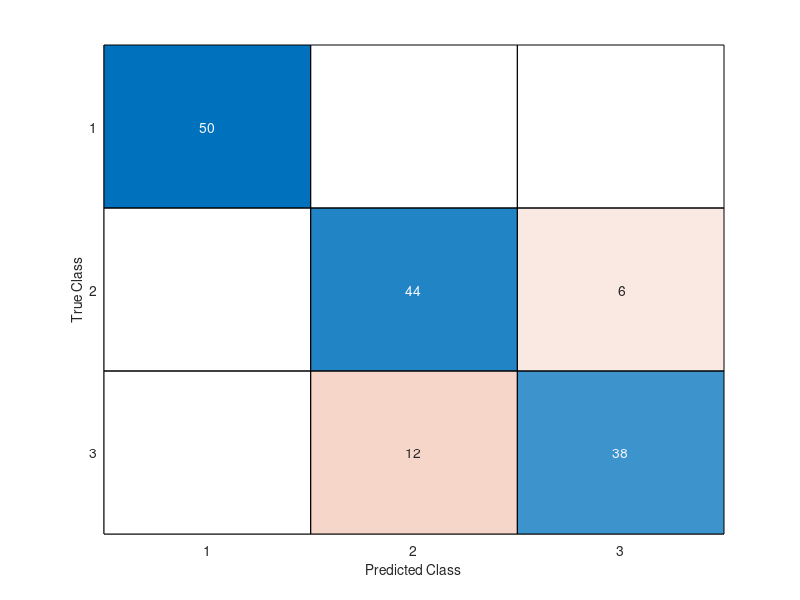

This figure's MATLAB source:
%% Lab 7 - Exercise 2
clear; close all; clc;

load fisheriris
N = size(meas,1);
nf = size(meas,2);
unique(species);
t=zeros(N,1);
for i=1:N
    if species{i}(4) == 's', t(i) = 1; end
    if species{i}(4) == 'g', t(i) = 2; end
end

X = meas; clear meas species;
% figure(1);cla;histogram(t,3);
% title('Labels dataset');

c1 = t == 0; c2 = t == 1; c3 = t == 2;
x1 = X(c1,:); %class 1
x2 = X(c2,:); %class 2
x3 = X(c3,:); %class 3

%% Feature 1-2
% PC1 = 1/3; PC2 = 1/3; PC3 = 1/3;
% Mu1 = mean(x1); Mu2 = mean(x2); Mu3 = mean(x3);
% Var1 = var(x1); Var2 = var(x2); Var3 = var(x3);
% 
% N = size(X,1);
% NBC1=zeros(1,N); NBC2=zeros(1,N); NBC3=zeros(1,N);
% for i=1:N
%     Like1 = 1; Like2 = 1; Like3 = 1;
%     for j=1:nf-2 % 1-2 -> nf-2 | 1-3->nf-1 | 1-4->nf
%         Like1 = Like1*normpdf(X(i,j),Mu1(j),sqrt(Var1(j)));
%         Like2 = Like2*normpdf(X(i,j),Mu2(j),sqrt(Var2(j)));
%         Like3 = Like3*normpdf(X(i,j),Mu3(j),sqrt(Var3(j)));
%     end
%     Scaling = Like1*PC1 + Like2*PC2 + Like3*PC3;
%     NBC1(i) = Like1*PC1/Scaling;
%     NBC2(i) = Like2*PC2/Scaling;
%     NBC3(i) = Like3*PC3/Scaling;
% end
% 
% Y = X; %test on the Training set
% L = t; %Labels on the "test"
% N = size(Y,1);
% npos1 = sum(c1); npos2 = sum(c2); npos3 = sum(c3);
% TP1 = 0; TP2 = 0; TP3 = 0;
% for i=1:N
%     if (NBC1(i)>NBC2(i) & NBC1(i)>NBC3(i) & L(i)==0), TP1=TP1+1; end
%     if (NBC2(i)>NBC1(i) & NBC2(i)>NBC3(i) & L(i)==1), TP2=TP2+1; end
%     if (NBC3(i)>    NBC1(i) & NBC3(i)>NBC2(i) & L(i)==2), TP3=TP3+1; end
% end
% 
% TPr1 = TP1/npos1; TPr2 = TP2/npos2; TPr3 = TP3/npos3;
% FN1 = npos1 - TP1; FN2 = npos2 - TP2; FN3 = npos3 - TP3;
% %FN1 = npos1 -
% Pre1 = TP1/(TP1 + FP1); Pre2 = TP2/(TP2 + FP2);
% Pre3 = TP3/(TP3 + FP3);
% Rec1 = TPr1; Rec2 = TPr2; Rec3 = TPr3;
% Fsc1 = 2*Pre1*Rec1/(Pre1+Rec1);
% Fsc2 = 2*Pre2*Rec2/(Pre2+Rec2);
% Fsc3 = 2*Pre3*Rec3/(Pre3+Rec3);
% 
% disp('********** Feature 1-2 **********');
% fprintf('Pre1 = %1.2f \t',Pre1);
% fprintf('Rec1 = %1.2f \t',Rec1);
% fprintf('F1 = %1.2f \n',Fsc1);
% fprintf('Pre2 = %1.2f \t',Pre2);
% fprintf('Rec2 = %1.2f \t',Rec2);
% fprintf('F2 = %1.2f \n',Fsc2);
% fprintf('Pre3 = %1.2f \t',Pre3);
% fprintf('Rec3 = %1.2f \t',Rec3);
% fprintf('F3 = %1.2f \n',Fsc3);
% % predicted = [];
% % 
% % for i=1:N
% %     if (NBC1(i)>NBC2(i) & NBC1(i)>NBC3(i)), predicted = [predicted;0]; end
% %     if (NBC2(i)>NBC1(i) & NBC2(i)>NBC3(i)), predicted = [predicted;1]; end
% %     if (NBC3(i)>NBC1(i) & NBC3(i)>NBC2(i)), predicted = [predicted;2]; end
% % end
% % 
% % C = confusionmat(L,predicted);
% % confusionchart(C)


%% Feature 1-3
PC1 = 1/3; PC2 = 1/3; PC3 = 1/3;
Mu1 = mean(x1); Mu2 = mean(x2); Mu3 = mean(x3);
Var1 = var(x1); Var2 = var(x2); Var3 = var(x3);
N = size(X,1);
NBC1=zeros(1,N); NBC2=zeros(1,N); NBC3=zeros(1,N);
for i=1:N
    Like1 = 1; Like2 = 1; Like3 = 1;
    for j=1:nf-1 % 1-2 -> nf-2 | 1-3->nf-1 | 1-4->nf
        Like1 = Like1*normpdf(X(i,j),Mu1(j),sqrt(Var1(j)));
        Like2 = Like2*normpdf(X(i,j),Mu2(j),sqrt(Var2(j)));
        Like3 = Like3*normpdf(X(i,j),Mu3(j),sqrt(Var3(j)));
    end
    Scaling = Like1*PC1 + Like2*PC2 + Like3*PC3;
    NBC1(i) = Like1*PC1/Scaling;
    NBC2(i) = Like2*PC2/Scaling;
    NBC3(i) = Like3*PC3/Scaling;
end

Y = X; %test on the Training set
L = t; %Labels on the "test"
N = size(Y,1);
npos1 = sum(c1); npos2 = sum(c2); npos3 = sum(c3);
TP1 = 0; TP2 = 0; TP3 = 0; FP1 = 0; FP2 = 0; FP3 = 0;
Yhat = zeros(1,N);
for i=1:N
    if (NBC1(i)>NBC2(i) && NBC1(i)>NBC3(i))
        Yhat(i) = 0;
        if (L(i)==0) TP1=TP1+1;
        else FP1=FP1+1; end
    end
    if (NBC2(i)>NBC1(i) && NBC2(i)>NBC3(i))
        Yhat(i) = 1;
        if (L(i)==1) TP2=TP2+1;
        else FP2=FP2+1; end
    end
    if (NBC3(i)>NBC1(i) && NBC3(i)>NBC2(i))
        Yhat(i) = 2;
        if (L(i)==2) TP3=TP3+1;
        else FP3=FP3+1; end
    end
end

% for i=1:N
%     if (NBC1(i)>NBC2(i) & NBC1(i)>NBC3(i) & L(i)==0), TP1=TP1+1; end
%     if (NBC2(i)>NBC1(i) & NBC2(i)>NBC3(i) & L(i)==1), TP2=TP2+1; end
%     if (NBC3(i)>    NBC1(i) & NBC3(i)>NBC2(i) & L(i)==2), TP3=TP3+1; end
% end

TPr1 = TP1/npos1; TPr2 = TP2/npos2; TPr3 = TP3/npos3;
FN1 = npos1 - TP1; FN2 = npos2 - TP2; FN3 = npos3 - TP3;
Pre1 = TP1/(TP1 + FP1); Pre2 = TP2/(TP2 + FP2);
Pre3 = TP3/(TP3 + FP3);
Rec1 = TPr1; Rec2 = TPr2; Rec3 = TPr3;
Fsc1 = 2*Pre1*Rec1/(Pre1+Rec1);
Fsc2 = 2*Pre2*Rec2/(Pre2+Rec2);
Fsc3 = 2*Pre3*Rec3/(Pre3+Rec3);

disp('********** Feature 1-3 **********');
fprintf('Pre1 = %1.2f \t',Pre1);
fprintf('Rec1 = %1.2f \t',Rec1);
fprintf('F1 = %1.2f \n',Fsc1);
fprintf('Pre2 = %1.2f \t',Pre2);
fprintf('Rec2 = %1.2f \t',Rec2);
fprintf('F2 = %1.2f \n',Fsc2);
fprintf('Pre3 = %1.2f \t',Pre3);
fprintf('Rec3 = %1.2f \t',Rec3);
fprintf('F3 = %1.2f \n',Fsc3);

predicted = [];

for i=1:N
    if (NBC1(i)>NBC2(i) & NBC1(i)>NBC3(i)), predicted = [predicted;0]; end
    if (NBC2(i)>NBC1(i) & NBC2(i)>NBC3(i)), predicted = [predicted;1]; end
    if (NBC3(i)>NBC1(i) & NBC3(i)>NBC2(i)), predicted = [predicted;2]; end
end

C = confusionmat(L,predicted);
confusionchart(C)

%% Feature 1-4
N = size(X,1);
NBC1=zeros(1,N); NBC2=zeros(1,N); NBC3=zeros(1,N);
for i=1:N
    Like1 = 1; Like2 = 1; Like3 = 1;
    for j=1:nf % 1-2 -> nf-2 | 1-3->nf-1 | 1-4->nf
        Like1 = Like1*normpdf(X(i,j),Mu1(j),sqrt(Var1(j)));
        Like2 = Like2*normpdf(X(i,j),Mu2(j),sqrt(Var2(j)));
        Like3 = Like3*normpdf(X(i,j),Mu3(j),sqrt(Var3(j)));
    end
    Scaling = Like1*PC1 + Like2*PC2 + Like3*PC3;
    NBC1(i) = Like1*PC1/Scaling;
    NBC2(i) = Like2*PC2/Scaling;
    NBC3(i) = Like3*PC3/Scaling;
end

Y = X; %test on the Training set
L = t; %Labels on the "test"
N = size(Y,1);
npos1 = sum(c1); npos2 = sum(c2); npos3 = sum(c3);
TP1 = 0; TP2 = 0; TP3 = 0;
for i=1:N
    if (NBC1(i)>NBC2(i) & NBC1(i)>NBC3(i) & L(i)==0), TP1=TP1+1; end
    if (NBC2(i)>NBC1(i) & NBC2(i)>NBC3(i) & L(i)==1), TP2=TP2+1; end
    if (NBC3(i)>    NBC1(i) & NBC3(i)>NBC2(i) & L(i)==2), TP3=TP3+1; end
end

TPr1 = TP1/npos1; TPr2 = TP2/npos2; TPr3 = TP3/npos3;
FP1 = npos1 - TP1; FP2 = npos2 - TP2; FP3 = npos3 - TP3;
Pre1 = TP1/(TP1 + FP1); Pre2 = TP2/(TP2 + FP2);
Pre3 = TP3/(TP3 + FP3);
Rec1 = TPr1; Rec2 = TPr2; Rec3 = TPr3;
Fsc1 = 2*Pre1*Rec1/(Pre1+Rec1);
Fsc2 = 2*Pre2*Rec2/(Pre2+Rec2);
Fsc3 = 2*Pre3*Rec3/(Pre3+Rec3);

disp('********** Feature 1-4 **********');
fprintf('Pre1 = %1.2f \t',Pre1);
fprintf('Rec1 = %1.2f \t',Rec1);
fprintf('F1 = %1.2f \n',Fsc1);
fprintf('Pre2 = %1.2f \t',Pre2);
fprintf('Rec2 = %1.2f \t',Rec2);
fprintf('F2 = %1.2f \n',Fsc2);
fprintf('Pre3 = %1.2f \t',Pre3);
fprintf('Rec3 = %1.2f \t',Rec3);
fprintf('F3 = %1.2f \n',Fsc3);



